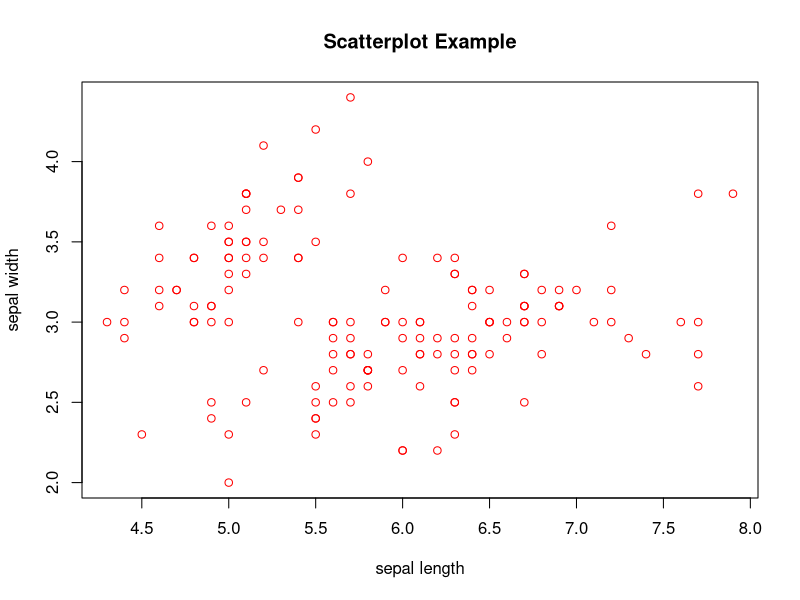

The R source for this figure:
data("iris")
plot(
    iris$Sepal.Length,iris$Sepal.Width, 
    main ="Scatterplot Example", 
    xlab ="sepal length", 
    ylab ="sepal width",
    col="red"
)
